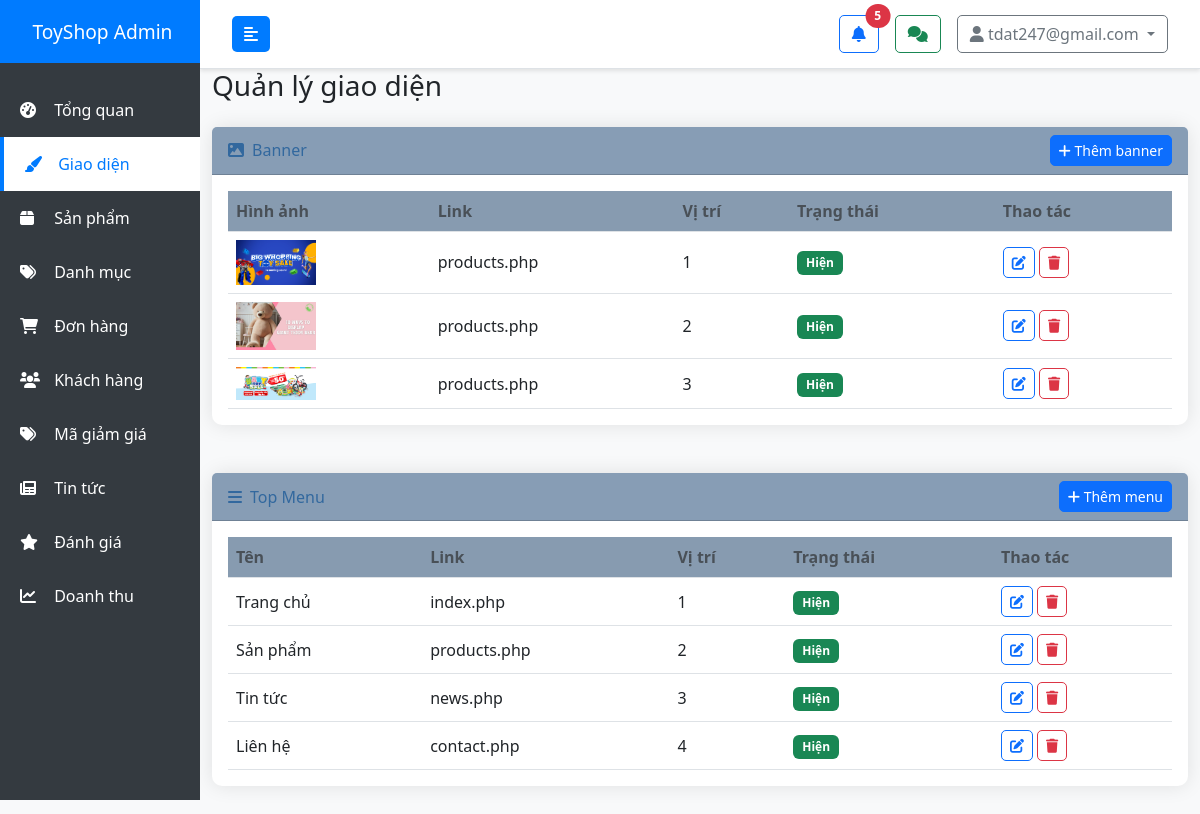
The app's page /admin/interface.php (signed in) with its own data.
### tables this page shows
CREATE TABLE `banner` (
  `id` int(11) NOT NULL,
  `image` varchar(255) NOT NULL,
  `link` varchar(255) DEFAULT NULL,
  `position` int(11) DEFAULT 0,
  `status` enum('active','inactive') DEFAULT 'active',
  `created_at` timestamp NOT NULL DEFAULT current_timestamp()
);

CREATE TABLE `top_menu` (
  `id` int(11) NOT NULL,
  `name` varchar(100) NOT NULL,
  `link` varchar(255) DEFAULT NULL,
  `parent_id` int(11) DEFAULT 0,
  `position` int(11) DEFAULT 0,
  `status` enum('active','inactive') DEFAULT 'active'
);

### config/database.php (called while the page is built, shortened)
<?php
$conn = new mysqli(DB_HOST, DB_USER, DB_PASS, DB_NAME);
$conn->set_charset("utf8mb4");
function executeQuery($sql, $params = []) {
    global $conn;
    $stmt = $conn->prepare($sql);
    if (!$stmt->execute()) {
        error_log("Execute failed: " . $stmt->error);
        $stmt->close();
        return false;
    }
    if (strpos(strtoupper($sql), 'SELECT') === 0) {
        $result = $stmt->get_result();
        return $result;
    }
    return true;
}
function fetchAll($sql, $params = []) {
    $result = executeQuery($sql, $params);
    $data = [];
    if ($result && $result !== true) {
        while ($row = $result->fetch_assoc()) {
            $data[] = $row;
        }
    }
    return $data;
}
?>

### admin/interface.php (the view, shortened to what this page needs)
<?php
require_once '../config/database.php';
$banners = fetchAll("SELECT * FROM banner ORDER BY position ASC, id DESC");
$topMenus = fetchAll("SELECT * FROM top_menu ORDER BY position ASC, id DESC");
?>
<!DOCTYPE html>
<html lang="vi">
<head>
    <link href="https://cdn.jsdelivr.net/npm/bootstrap@5.3.0/dist/css/bootstrap.min.css" rel="stylesheet">
    <link href="https://cdnjs.cloudflare.com/ajax/libs/font-awesome/6.0.0/css/all.min.css" rel="stylesheet">
    <link href="assets/css/admin.css" rel="stylesheet">
</head>
<body>
<?php include 'includes/sidebar.php'; ?>
<div id="content">
<?php include 'includes/navbar.php'; ?>
<div class="container-fluid">
    <h1 class="h3 mb-4">Quản lý giao diện</h1>
    <div class="row">
        <div class="col-12 mb-4">
            <div class="card mb-4">
                <div class="card-header d-flex justify-content-between align-items-center">
                    <span><i class="fas fa-image me-2"></i>Banner</span>
                    <button class="btn btn-primary btn-sm" data-bs-toggle="modal" data-bs-target="#addBannerModal"><i class="fas fa-plus"></i> Thêm banner</button>
                </div>
                <div class="card-body table-responsive">
                    <table class="table table-hover align-middle">
                        <thead><tr><th>Hình ảnh</th><th>Link</th><th>Vị trí</th><th>Trạng thái</th><th>Thao tác</th></tr></thead>
                        <tbody>
                        <?php foreach ($banners as $b): ?>
                        <tr>
                            <td><img src="../assets/img/banners/<?php echo $b['image']; ?>" width="80"></td>
                            <td><?php echo $b['link']; ?></td>
                            <td><?php echo $b['position']; ?></td>
                            <td><span class="badge bg-<?php echo $b['status']=='active'?'success':'secondary'; ?>"><?php echo $b['status']=='active'?'Hiện':'Ẩn'; ?></span></td>
                            <td>
                                <button class="btn btn-sm btn-outline-primary" onclick="editBanner(<?php echo htmlspecialchars(json_encode($b)); ?>)"><i class="fas fa-edit"></i></button>
                                <form method="POST" class="d-inline" onsubmit="return confirm('Xóa banner này?')">
                                    <button type="submit" class="btn btn-sm btn-outline-danger"><i class="fas fa-trash"></i></button>
                                </form>
                            </td>
                        </tr>
                        <?php endforeach; ?>
                        </tbody>
                    </table>
                </div>
            </div>
        </div>
        <div class="col-12 mb-4">
            <div class="card mb-4">
                <div class="card-header d-flex justify-content-between align-items-center">
                    <span><i class="fas fa-bars me-2"></i>Top Menu</span>
                    <button class="btn btn-primary btn-sm" data-bs-toggle="modal" data-bs-target="#addMenuModal"><i class="fas fa-plus"></i> Thêm menu</button>
                </div>
                <div class="card-body table-responsive">
                    <table class="table table-hover align-middle">
                        <thead><tr><th>Tên</th><th>Link</th><th>Vị trí</th><th>Trạng thái</th><th>Thao tác</th></tr></thead>
                        <tbody>
                        <?php foreach ($topMenus as $m): ?>
                        <tr>
                            <td><?php echo $m['name']; ?></td>
                            <td><?php echo $m['link']; ?></td>
                            <td><?php echo $m['position']; ?></td>
                            <td><span class="badge bg-<?php echo $m['status']=='active'?'success':'secondary'; ?>"><?php echo $m['status']=='active'?'Hiện':'Ẩn'; ?></span></td>
                            <td>
                                <button class="btn btn-sm btn-outline-primary" onclick="editMenu(<?php echo htmlspecialchars(json_encode($m)); ?>)"><i class="fas fa-edit"></i></button>
                                <form method="POST" class="d-inline" onsubmit="return confirm('Xóa menu này?')">
                                    <button type="submit" class="btn btn-sm btn-outline-danger"><i class="fas fa-trash"></i></button>
                                </form>
                            </td>
                        </tr>
                        <?php endforeach; ?>
                        </tbody>
                    </table>
                </div>
            </div>
        </div>
    </div>
</div>
</body>
</html>

### admin/assets/css/admin.css (style rules this page uses)
:root { --sidebar-width: 200px; --primary-color: #879db5; --secondary-color: #6c757d; --success-color: #28a745; --danger-color: #dc3545; --warning-color: #ffc107; --info-color: #17a2b8; --light-color: #32689e; --dark-color: #343a40; }
body { font-family: "Segoe UI", Tahoma, Geneva, Verdana, sans-serif; background-color: #f8f9fa; }
#content { width: 100%; padding: 0; min-height: 100vh; transition: all 0.3s; margin-left: var(--sidebar-width); }
.card { border: none; border-radius: 10px; box-shadow: 0 0 20px rgba(0, 0, 0, 0.1); margin-bottom: 20px; }
.card-header { background: var(--primary-color) !important; color: var(--light-color) !important; }
.table { margin-bottom: 0; }
.table th { border-top: none; font-weight: 600; color: #495057; background-color: #879bb0; }
.table td { vertical-align: middle; }
.btn { border-radius: 5px; font-weight: 500; transition: all 0.3s; }
.btn-sm { padding: 0.25rem 0.5rem; font-size: 0.875rem; }
.badge { font-size: 0.75em; padding: 0.5em 0.75em; }

### records on screen
banner: image (picture), link "products.php", position "1", status "Hiện"
banner: image (picture), link "products.php", position "2", status "Hiện"
banner: image (picture), link "products.php", position "3", status "Hiện"
top_menu: name "Trang chủ", link "index.php", position "1", status "Hiện"
top_menu: name "Sản phẩm", link "products.php", position "2", status "Hiện"
top_menu: name "Tin tức", link "news.php", position "3", status "Hiện"
top_menu: name "Liên hệ", link "contact.php", position "4", status "Hiện"

### other values on screen
count($notifications) "5"
$_SESSION['admin_name'] "tdat247@gmail.com"
